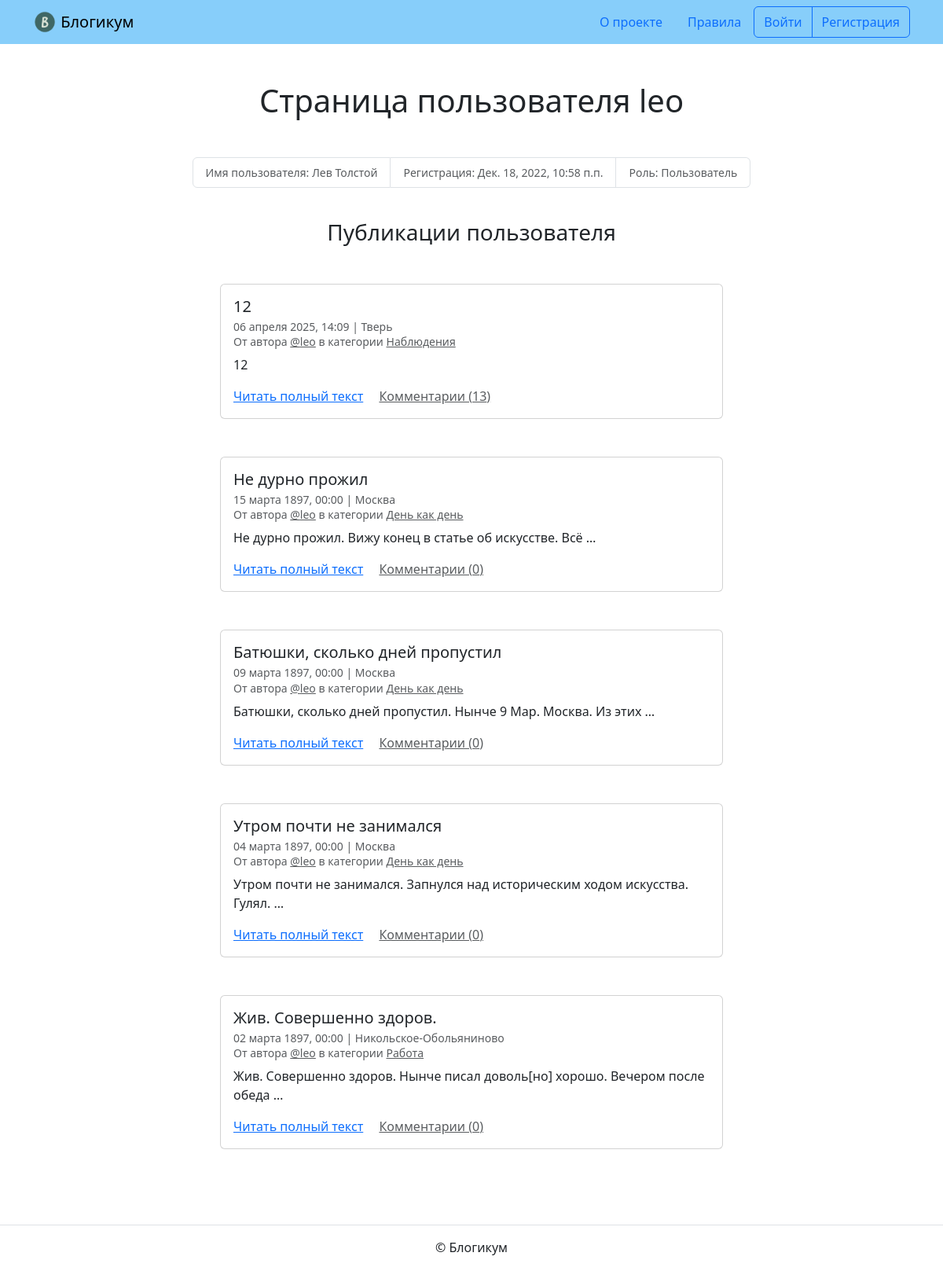
The page /profile/leo/ on the database its author committed.
### blog/models.py (models this page shows, shortened)
class PublishedModel(models.Model):
    is_published = models.BooleanField(
        'Опубликовано',
        default=True,
        help_text='Снимите галочку, чтобы скрыть публикацию.'
    )
    created_at = models.DateTimeField('Добавлено', auto_now_add=True)
    class Meta:
        abstract = True

class Post(PublishedModel):
    title = models.CharField('Заголовок', max_length=256)
    text = models.TextField('Текст')
    pub_date = models.DateTimeField(
        'Дата и время публикации',
        help_text='Если установить дату и время в будущем —'
                  ' можно делать отложенные публикации.'
    )
    author = models.ForeignKey(
        User,
        on_delete=models.CASCADE,
        verbose_name='Автор публикации'
    )
    location = models.ForeignKey(
        Location,
        on_delete=models.SET_NULL,
        null=True,
        blank=True,
        verbose_name='Местоположение'
    )
    category = models.ForeignKey(
        Category,
        on_delete=models.SET_NULL,
        null=True,
        verbose_name='Категория'
    )
    image = models.ImageField(
        'Изображение',
        upload_to='posts/',
        blank=True,
        null=True,
        validators=[FileExtensionValidator(['jpg', 'jpeg', 'png'])],
        help_text='Загрузите изображение (JPG/PNG)'
    )
    class Meta:
        verbose_name = 'публикация'
        verbose_name_plural = 'Публикации'
        ordering = ('-pub_date',)

class Location(PublishedModel):
    name = models.CharField('Название места', max_length=256)
    class Meta:
        verbose_name = 'местоположение'
        verbose_name_plural = 'Местоположения'

class Category(PublishedModel):
    title = models.CharField('Заголовок', max_length=256)
    description = models.TextField('Описание')
    slug = models.SlugField(
        'Идентификатор',
        unique=True,
        help_text='Идентификатор страницы для URL; '
                  'разрешены символы латиницы, цифры, дефис и подчёркивание.'
    )
    class Meta:
        verbose_name = 'категория'
        verbose_name_plural = 'Категории'

### blog/views.py (the view)
class ProfileView(ListView):
    template_name = 'blog/profile.html'
    context_object_name = 'page_obj'
    paginate_by = POSTS_ON_PAGE
    def get_queryset(self):
        self.profile_user = get_object_or_404(
            User,
            username=self.kwargs['username']
        )
        queryset = Post.objects.filter(author=self.profile_user)
        if self.request.user != self.profile_user:
            queryset = queryset.filter(
                is_published=True,
                category__is_published=True,
                pub_date__lte=timezone.now()
            )
        return queryset.annotate(
            comment_count=Count('comments')).order_by('-pub_date')
    def get_context_data(self, **kwargs):
        context = super().get_context_data(**kwargs)
        context['profile'] = self.profile_user
        context['posts_count'] = self.get_queryset().count()
        return context

### templates/blog/profile.html (shortened to what this page needs)
{% extends "base.html" %}
{% block content %}
  <h1 class="mb-5 text-center ">Страница пользователя {{ profile.username }}</h1>
  <small>
    <ul class="list-group list-group-horizontal justify-content-center mb-3">
      <li class="list-group-item text-muted">Имя пользователя: {% if profile.get_full_name %}{{ profile.get_full_name }}{% else %}не указано{% endif %}</li>
      <li class="list-group-item text-muted">Регистрация: {{ profile.date_joined }}</li>
      <li class="list-group-item text-muted">Роль: {% if profile.is_staff %}Админ{% else %}Пользователь{% endif %}</li>
    </ul>
  </small>
  <br>
  <h3 class="mb-5 text-center">Публикации пользователя</h3>
  {% for post in page_obj %}
    <article class="mb-5">
      {% include "includes/post_card.html" %}
    </article>
  {% endfor %}
{% endblock %}

### templates/includes/post_card.html (shortened to what this page needs)
<div class="col d-flex justify-content-center">
  <div class="card" style="width: 40rem;">
    <div class="card-body">
      <h5 class="card-title">{{ post.title }}</h5>
      <h6 class="card-subtitle mb-2 text-muted">
        <small>
          {{ post.pub_date|date:"d E Y, H:i" }} | {% if post.location and post.location.is_published %}{{ post.location.name }}{% else %}Планета Земля{% endif %}<br>
          От автора <a class="text-muted" href="{% url 'blog:profile' post.author.username %}">@{{ post.author.username }}</a> в
          категории {% include "includes/category_link.html" %}
        </small>
      </h6>
      <p class="card-text">{{ post.text|truncatewords:10 }}</p>
      <a href="{% url 'blog:post_detail' post.id %}" class="card-link">Читать полный текст</a>
      <a href="{% url 'blog:post_detail' post.id %}" class="card-link text-muted">Комментарии ({{ post.comment_count }})</a>
    </div>
  </div>
</div>

### templates/includes/category_link.html
<a class="text-muted" href="{% url 'blog:category_posts' post.category.slug %}">
  {{ post.category.title }}
</a>

### rows shown on the page
Post: title "12", pub_date "06 апреля 2025, 14:09", location.name "Тверь", author.username "leo", category "Наблюдения", text "12", comment_count "13"
Post: title "Не дурно прожил", pub_date "15 марта 1897, 00:00", location.name "Москва", author.username "leo", category "День как день", text "Не дурно прожил. Вижу конец в статье об искусстве. Всё …", comment_count "0"
Post: title "Батюшки, сколько дней пропустил", pub_date "09 марта 1897, 00:00", location.name "Москва", author.username "leo", category "День как день", text "Батюшки, сколько дней пропустил. Нынче 9 Мар. Москва. Из этих …", comment_count "0"
Post: title "Утром почти не занимался", pub_date "04 марта 1897, 00:00", location.name "Москва", author.username "leo", category "День как день", text "Утром почти не занимался. Запнулся над историческим ходом искусства. Гулял. …", comment_count "0"
Post: title "Жив. Совершенно здоров.", pub_date "02 марта 1897, 00:00", location.name "Никольское-Обольяниново", author.username "leo", category "Работа", text "Жив. Совершенно здоров. Нынче писал доволь[но] хорошо. Вечером после обеда …", comment_count "0"

### other values the page prints
{{ profile.username }} "leo"
{{ profile.get_full_name }} "Лев Толстой"
{{ profile.date_joined }} "Дек. 18, 2022, 10:58 п.п."
